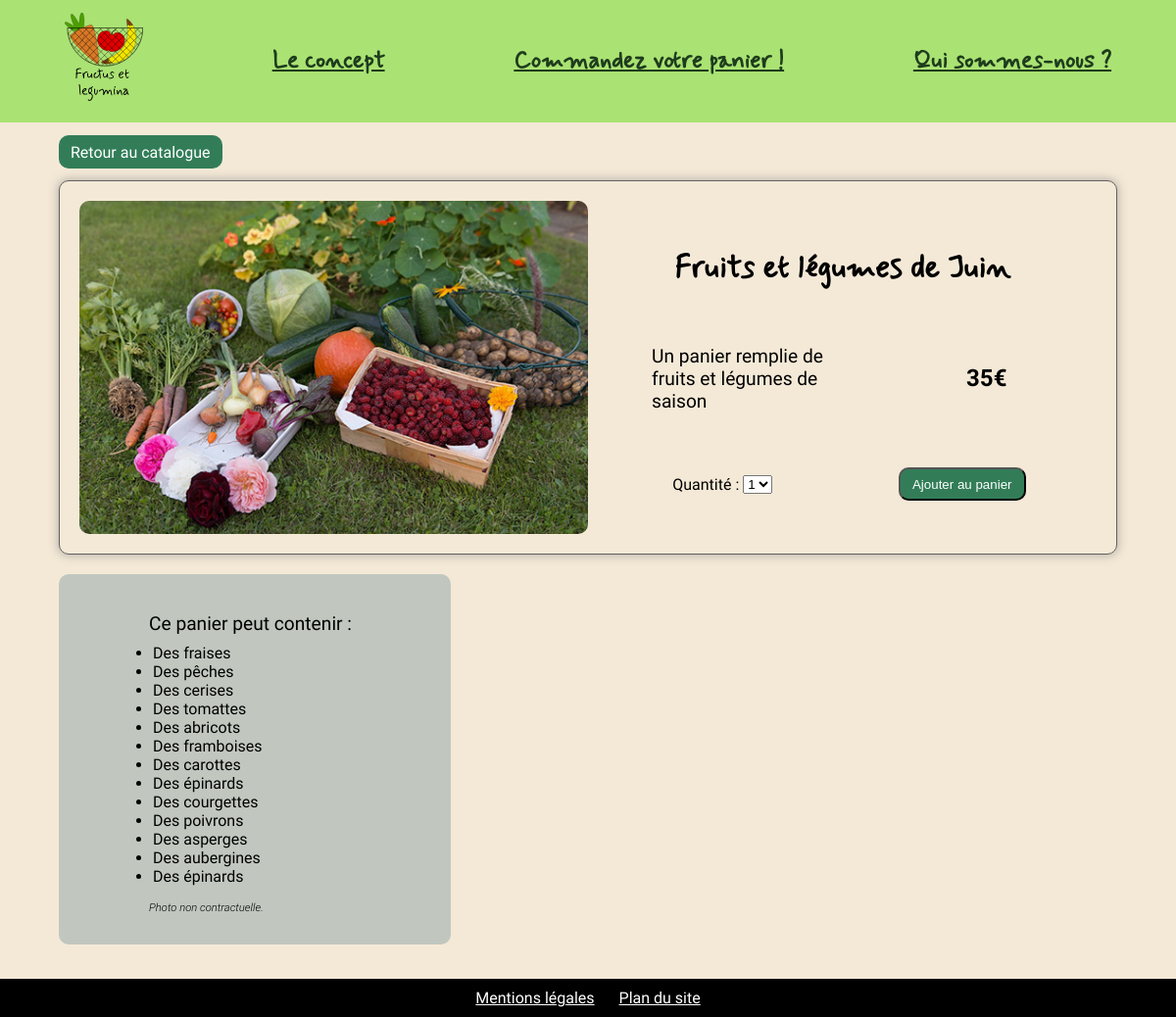
Screenshot of /article.php?id=18 with the database file from the repository.
### tables this page shows
create table if not exists `203_formules` (
    `id_formule` bigint primary key auto_increment,
    `nom_formule` tinytext,
    `prix` tinyblob,
    `periode` tinyblob,
     
    `description_formule` mediumtext
);

### article.php (the view, shortened to what this page needs)
<!DOCTYPE html>
<html lang="fr">
<head>
    <link rel="stylesheet" href="style.css">
</head>
<body>
    <header>
        <nav id="navigation">
            <a href="./index.php" class="logo" title="Lien pour aller vers l'accueil"><img src="./photos/logo.svg"
                    alt="Accueil"></a>
            <a href="./concept.php" title="Lien pour aller à la page concept">Le concept</a>
            <a href="./catalogue.php" title="Lien pour aller au catalogue">Commandez votre panier&nbsp;!</a>
            <a href="./quisommesnous.php" title="Lien pour aller à la page de présentation de l'équipe">Qui sommes-nous&nbsp;?</a>
        </nav>
    </header>
    <?php
    if (isset($_GET['id'])) {
        require('./bdconnect.php');
        $requete = "SELECT * FROM `203_formules` where id_formule = :id;";
        $stmt = $db->prepare($requete);
        $stmt->bindValue(':id', $_GET['id'], PDO::PARAM_INT);
        $stmt->execute();
        $result = $stmt->fetch(PDO::FETCH_ASSOC);
        ?>
        <div class="lien"><a class="lienFormule" href="./catalogue.php" title="Lien pour retourner au catalogue">Retour au catalogue</a></div>
        <div class="produit">
            <div class="produitTexte">
                <h1 class="top titre" id="top">
                    <?= $result["nom_formule"]; ?>
                </h1>
                <p>
                    <?= $result['description_formule']; ?>
                </p>
                <p class="prix">
                    <?= $result['prix']; ?>€
                </p>
                <div class="quantite">
                    <label for="quantite">Quantité :&nbsp;</label>
                    <select name="quantite" id="quantite">
                        <option value="1">1</option>
                    </select>
                </div>
                <?php
                if ($result["periode"] == date("m")) {
                    echo ('<div class="lien"><button class="lienFormule panier" id="' . $result["id_formule"] . '">Ajouter au panier</button></div>');
                } else {
                    echo ('<div class="lien"><p class="indisponible">Cette formule n\'est pas disponible</p></div>');
                }
                ?>
            </div>
            <img src="<?php if (strstr($result['nom_formule'], "Fruits et légumes")) {
                echo ("./photos/panier-fruit-legume.jpg");
            } else if (strstr($result['nom_formule'], "Fruits")) {
                echo ("./photos/panier-fruit.jpg");
            } else if (strstr($result['nom_formule'], "Légumes")) {
                echo ("./photos/panier-legume.jpg");
            } else {
                echo ("./photos/interogation.png");
            } ?>" alt="" width="50%">
        </div>
        <div class="dansPanier achat">
            <p>Ce panier peut contenir :</p>
            <ul>
                <?php
                $requete = "SELECT * FROM `zarka_resaweb`.`203_ingredients` i inner join `zarka_resaweb`.`203_ingredients_formule` fi on i.id_ingredient = fi.ext_id_ingredient where fi.ext_id_formule = :idFormule ORDER BY i.type ASC";
                $stmt = $db->prepare($requete);
                $stmt->bindValue(':idFormule', $result["id_formule"], PDO::PARAM_INT);
                $stmt->execute();
                $result = $stmt->fetchAll(PDO::FETCH_ASSOC);
                foreach ($result as $key => $element) {
                    $ingredient = "Des " . str_replace("L'", "", str_replace("La ", "", str_replace("Le ", "", $element["nom_ingredient"])));
                    if (substr($ingredient, -1) != "x") {
                        if (substr($ingredient, -1) == "u") {
                            $ingredient .= "x";
                        } else {
                            $ingredient .= "s";
                        }
                    }
                    echo ("<li>" . $ingredient . "</li>");
                }
                ?>
            </ul>
            <p class="italic">Photo non contractuelle.</p>
        </div>
    <?php } else {
        header('Location: ./catalogue.php');
        exit;
    } ?>
    <footer><a href="./mentionslegales.php" title="Lien pour aller aux mentions légales">Mentions légales</a><a
            href="./planSite.php" title="Lien pour aller au plan du site">Plan du site</a></footer>
</body>
</html>

### style.css (style rules this page uses)
*, *::before, *::after { box-sizing: border-box; }
html, body { width: 100%; margin: 0; font-family: 'Roboto', sans-serif; }
html { scroll-behavior: smooth; }
body { margin-top: 125px; background-color: #f4e9d7; }
p { font-size: 1.2rem; width: 60%; margin-right: auto; margin-left: auto; }
nav { top: 0; display: flex; background-color: #AAE273; position: fixed; z-index: 300; width: 100%; overflow: hidden; height: 125px; }
nav img { width: 80px; }
nav a { font-size: 1.5rem; text-align: center; color: #1E3C1D; font-weight: bold; align-self: center; transition: 0.8s; border-radius: 10px; margin: 5px auto; padding: 10px 15px; font-family: Mynerve, cursive; }
.titre { margin-right: auto; margin-left: auto; width: 300px; text-align: center; font-size: 2rem; font-family: Mynerve, cursive; }
.top { padding-top: 15px; margin-top: 0px; }
footer { background-color: black; padding: 10px; display: flex; justify-content: center; gap: 25px; }
footer a { color: white; display: block; }
.lienFormule { text-decoration: none; color: white; background-color: #327D58; cursor: pointer; border-radius: 10px; padding: 7.5px 12px; transition: 0.5s; width: -webkit-fit-content; width: -moz-fit-content; width: fit-content; text-align: center; }
.prix { font-weight: 700; text-align: center; font-size: 1.5rem; }
.produit { display: flex; flex-direction: row-reverse; flex-wrap: wrap; padding: 20px; border: rgb(96, 96, 96) solid 1px; box-shadow: 0px 0px 10px 1px rgba(119, 119, 119, 0.5); -moz-box-shadow: 0px 0px 10px 1px rgba(119, 119, 119, 0.5); -webkit-box-shadow: 0px 0px 10px 1px rgba(119, 119, 119, 0.5); border-radius: 10px; width: 90%; margin-right: auto; margin-left: 5%; justify-content: center; min-width: 390px; margin-bottom: 20px; }
.produit img { border-radius: 10px; }
.produit>*:not(img) { width: 50%; }
.lien { margin-bottom: 20px; height: -webkit-fit-content; height: -moz-fit-content; height: fit-content; margin-left: 5%; padding-top: 20px; }
.produitTexte { display: flex; flex-wrap: wrap; padding: 15px; justify-content: space-around; align-items: center; gap: 20px 0; min-width: 350px; }
.produitTexte>* { margin: 0; }
.produitTexte h1 { width: 100%; text-align: center; height: -webkit-fit-content; height: -moz-fit-content; height: fit-content; }
.produitTexte p:not(.lienFormule) { width: 50%; padding-left: 50px; }
.produitTexte div { justify-content: center; display: flex; width: 50%; padding: 0; }
.panier { display: flex; justify-content: center; align-items: flex-start; gap: 15px; flex-wrap: wrap; }
ul { width: 80%; margin-right: auto; margin-left: auto; margin-top: -10px; }
.dansPanier { background-color: #c1c7bf; padding: 20px; border-radius: 10px; width: 45%; min-width: 400px; max-width: 500px; }
.achat { min-width: 390px; max-width: 400px; margin-left: 5%; margin-bottom: 35px; }
.italic { font-weight: 300; font-style: italic; font-size: 0.7rem; color: black; }

### rows the page displays
203_formules: nom_formule "Fruits et légumes de Juin", description_formule "Un panier remplie de fruits et légumes de saison", prix "35"

### other values shown
$ingredient "Des fraises"
$ingredient "Des pêches"
$ingredient "Des cerises"
$ingredient "Des tomattes"
$ingredient "Des abricots"
$ingredient "Des framboises"
$ingredient "Des carottes"
$ingredient "Des épinards"
$ingredient "Des courgettes"
$ingredient "Des poivrons"
$ingredient "Des asperges"
$ingredient "Des aubergines"
